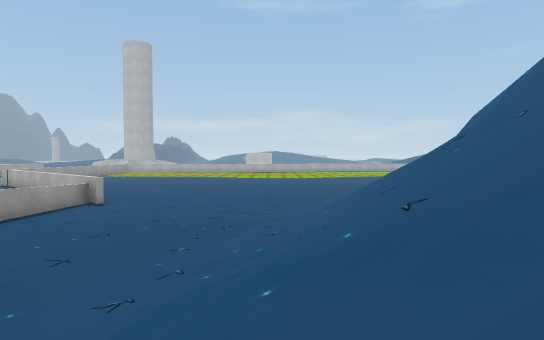
[1] (above)

20 first-person views from a walk through a 3-D level made in the Unity game engine. The camera is 1.3 m above the floor, tilts 2° down and sees 75° across. The floor is counted in squares, 2 m on a side. Each view is taken from the middle of a square. On the plan, view 1 faces up. The plan holds only what a view shows up to about 10 squares ahead; the rest is blank. The place goes on beyond the plan. The player is left out. Some surface patterns are stand-ins.

[2]
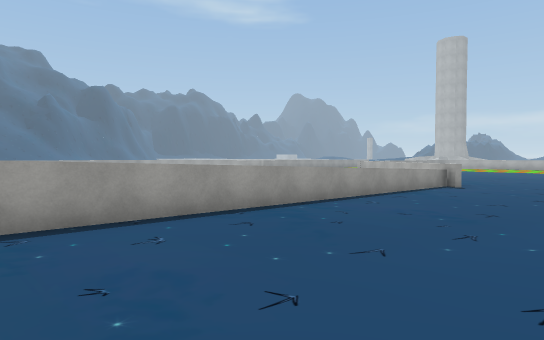

[3]
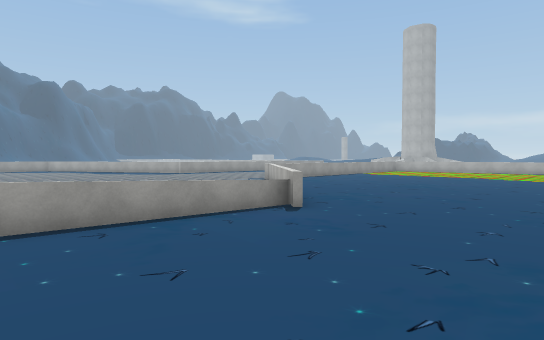

[4]
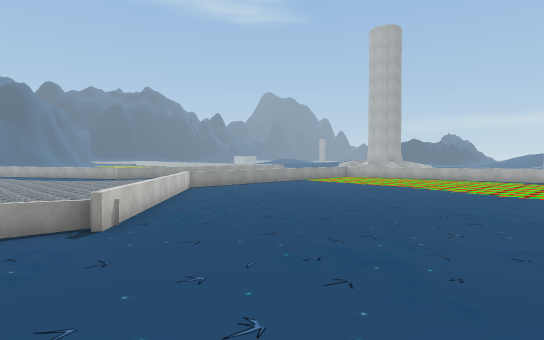

[5]
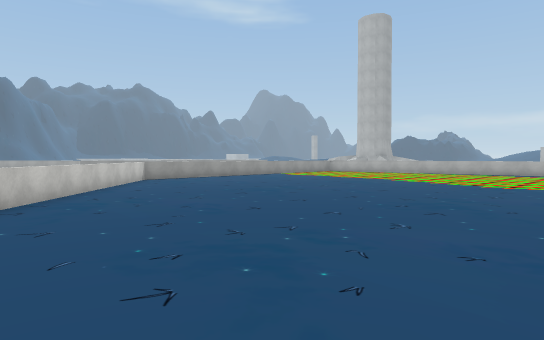

[6]
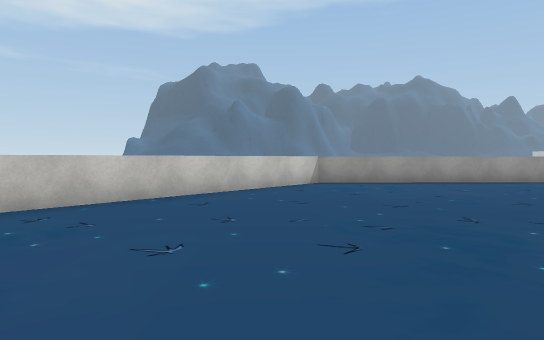

[7]
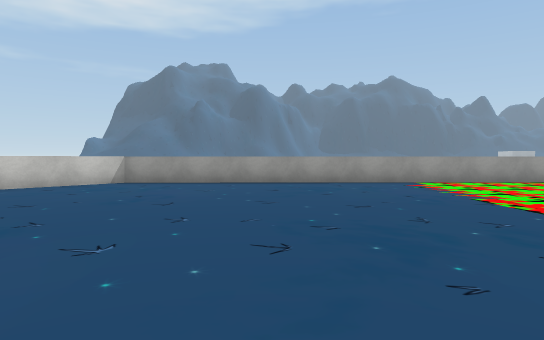

[8]
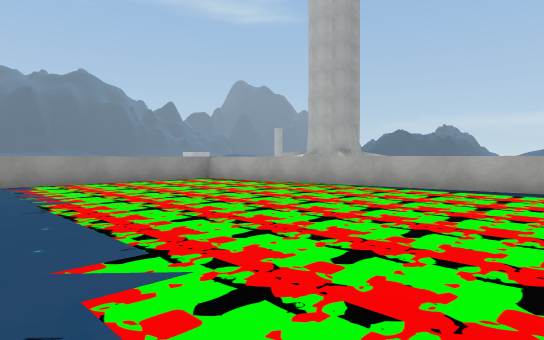

[9]
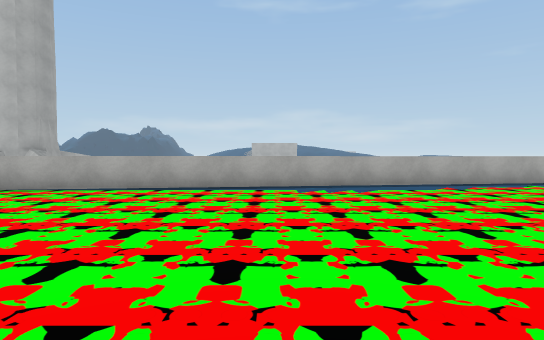

[10]
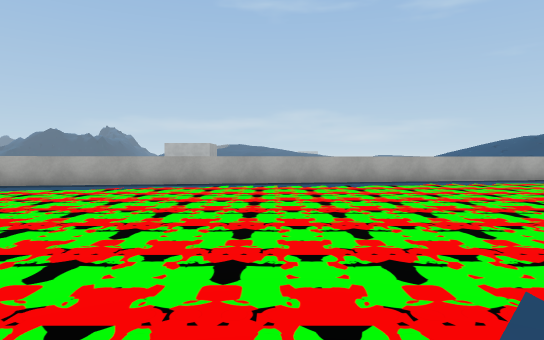

[11]
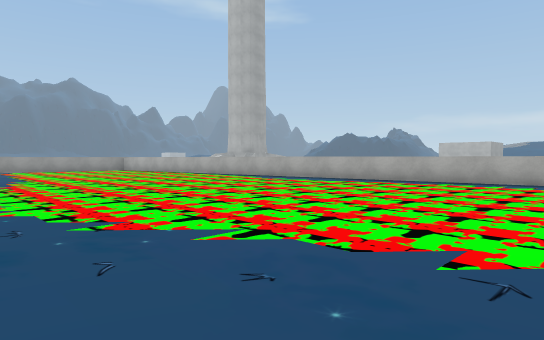

[12]
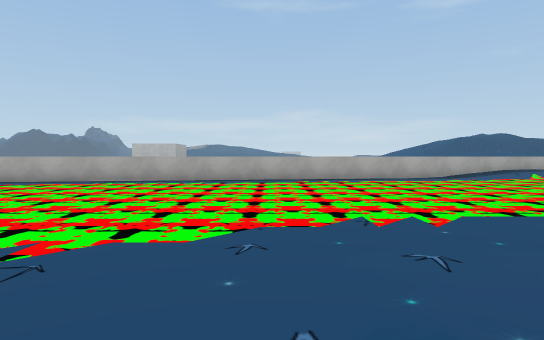

[13]
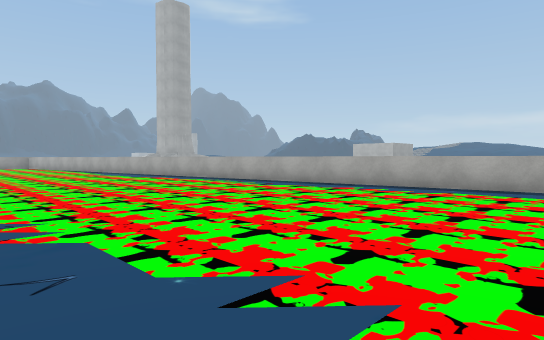

[14]
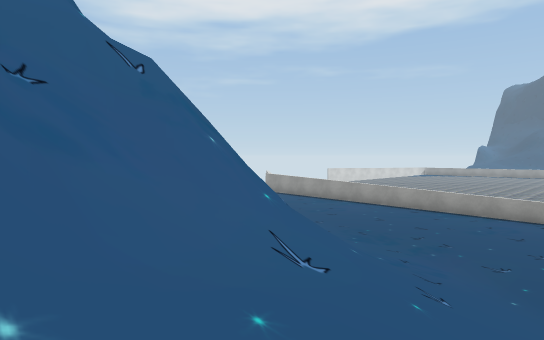

[15]
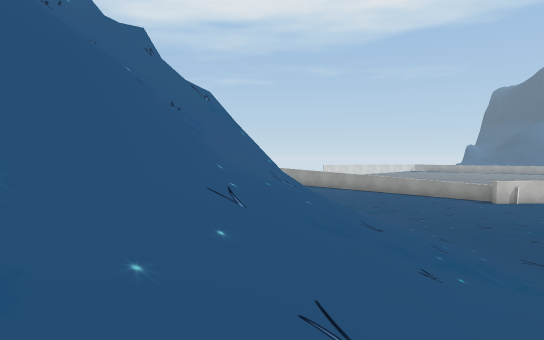

[16]
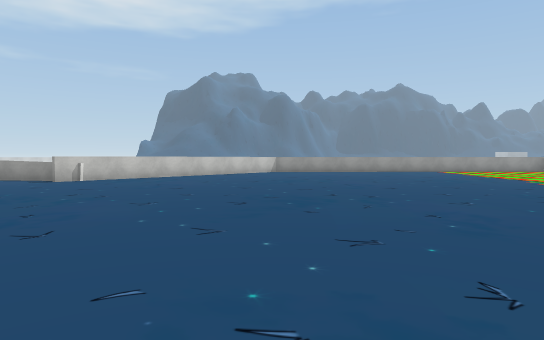

[17]
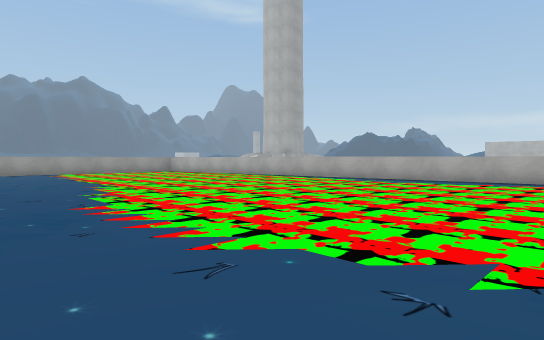

[18]
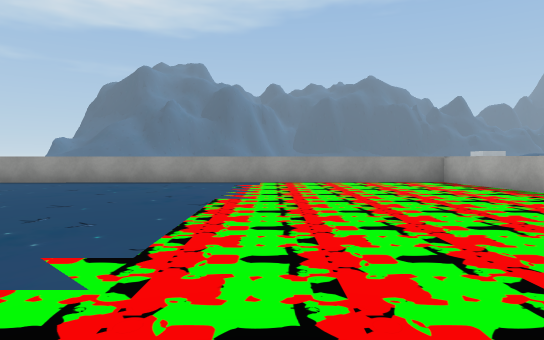

[19]
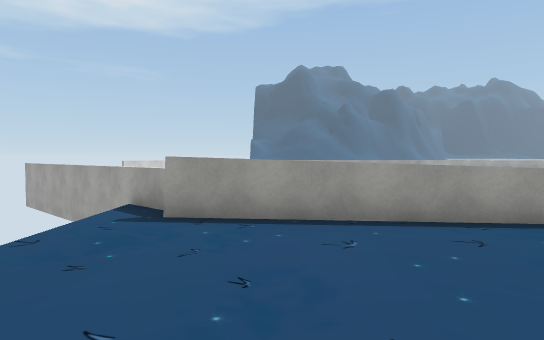

[20]
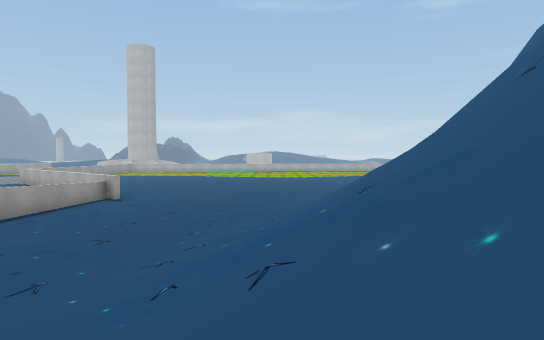

### Floor plan
Key: @ floor where view 1 was taken; # wall or solid block; . floor; / step, stairs or slope; = window, fence, low wall or low ledge; ^ raised ledge.
Columns run from 11 left of view 1 to 13 right of it. Each row starts with its distance up from view 1.
 30              ####^##.....
 29       ####### ...........
 28 ^##### ..................
 27 #........................
 26 #........................
 25 #........................
 24 #........................
 23 #........................
 22 #.....................
 21 ^....................
 20 ^...................
 19 ^...............
 18 ^.............
 17 #..............
 16 #...............
 15 #................
 14 =#..............
 13  ###...........
 12    ##........../// /
 11     ##........//////
 10      ##......//////#
  9       #......////=##
  8       =.....///==^
  7       =..../// #^#
  6       =....////##
  5       #....//// #
  4       #...////#
  3      # ...////=
  2      #....///#/
  1      #....////
  0      #..../@/
 -1      #....//
 -2     ##... /
 -3     #....
 -4    ##

Positions as (right, up) in squares from view 1, and headings:
1: (0, 0), facing up
2: (-1, -2), facing up-left
3: (0, 4), facing up-left
4: (2, 7), facing up-left
5: (2, 9), facing up-left
6: (-2, 14), facing left
7: (-2, 19), facing left
8: (-2, 21), facing up-left
9: (-2, 21), facing up
10: (5, 21), facing up
11: (7, 20), facing up-left
12: (8, 20), facing up
13: (13, 23), facing up-left
14: (6, 10), facing down-left
15: (8, 12), facing down-left
16: (5, 15), facing left
17: (4, 19), facing up-left
18: (-2, 23), facing left
19: (-1, -1), facing left
20: (0, -1), facing up
